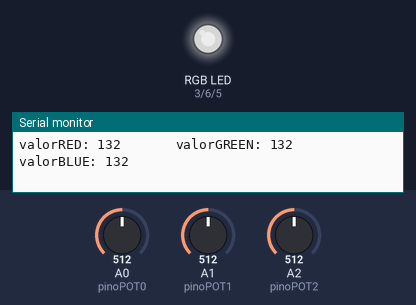
Bench run of a sketch on a simulated Arduino Uno, built with avr-gcc and run on an emulated ATmega328P. On the bench: an RGB LED mixed from three pins (HIGH = lit), the last lines printed to the serial monitor. Inputs (shaded band) come from the test bench; at power-on: A0 (pinoPOT0) = 512, A1 (pinoPOT1) = 512, A2 (pinoPOT2) = 512. Dim RGB values are drawn brighter than linear.

Above: at 1.2 s.
1.3 s: A0 (pinoPOT0) set to 402
At 1.9 s:
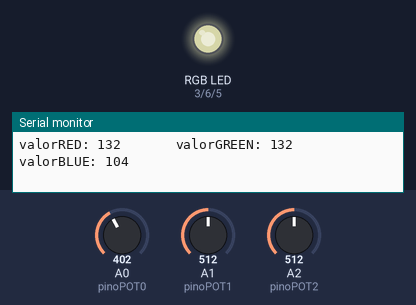
2.8 s: A0 (pinoPOT0) set to 374
At 3.3 s:
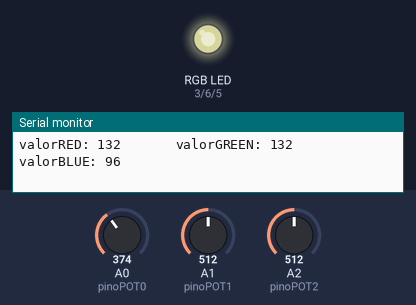
4.3 s: A1 (pinoPOT1) set to 404
At 5.0 s:
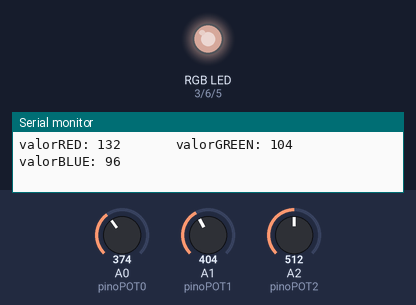
5.8 s: A1 (pinoPOT1) set to 379
At 6.6 s:
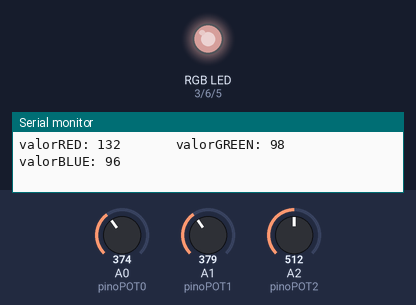
8.8 s: A2 (pinoPOT2) set to 400
At 10.0 s:
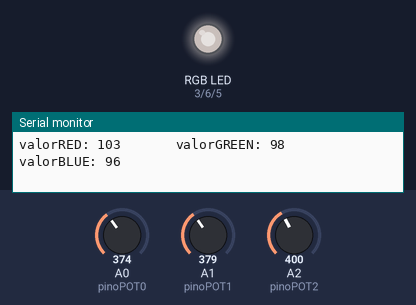
10.3 s: A2 (pinoPOT2) set to 373
At 11.6 s:
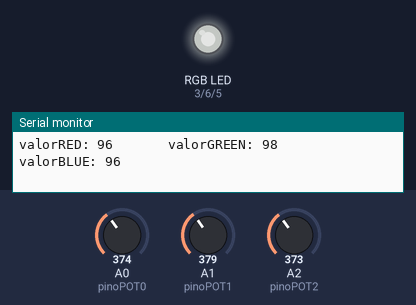
Timing chart, 0 to 13.3 s (numbered marks = the images above; inputs shaded):
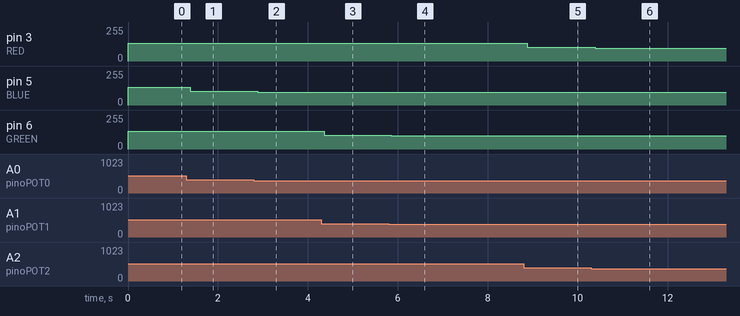

The sketch:

led_rgb_potenciometro.ino
```cpp
/*
 * LED RGB - cores controladas por Potenciômetros
 * Jhonathan. Banczek
 * github.com/jhoonb
 */

#define RED 3
#define BLUE 5
#define GREEN 6

const int pinoPOT0 = A0; // pino de entrada do potenciômetro BLUE
const int pinoPOT1 = A1; // pino de entrada do potenciômetro GREEN
const int pinoPOT2 = A2; // pino de entrada do potenciômetro RED

int valorRED = 0;
int valorGREEN = 0;
int valorBLUE = 0;

void setup() {
  pinMode(pinoPOT2, INPUT);
  pinMode(pinoPOT1, INPUT);
  pinMode(pinoPOT0, INPUT);
  pinMode(RED, OUTPUT);
  pinMode(GREEN, OUTPUT);
  pinMode(BLUE, OUTPUT);
  Serial.begin(9600);

}

/*
 * limite: função que retorna o valor máximo 255
 * se o valor recebido pelo potenciômetro
 * for igual ou maior a 253.
 * [apenas para limite e teste do potenciômetro, depende do resistor]
 */
int limite(int vcor) {
  if(vcor >= 255) {
    return 255;
  }
  return vcor;
}


void loop() {
  // testar antes se o maximo da 255 [+ 10]
  valorRED = map(analogRead(pinoPOT2), 0, 1023, 0, 265);
  valorGREEN = map(analogRead(pinoPOT1), 0, 1023, 0, 265); //
  valorBLUE = map(analogRead(pinoPOT0), 0, 1023, 0, 265); //

  // verifica o limite
  valorRED = limite(valorRED);
  valorGREEN = limite(valorGREEN);
  valorBLUE = limite(valorBLUE);

  // exibir no Monitor Serial
  Serial.print("valorRED: ");
  Serial.print(valorRED);
  Serial.print("       valorGREEN: ");
  Serial.print(valorGREEN);
  Serial.print("       valorBLUE: ");
  Serial.println(valorBLUE);

  // seta os valores no led
  analogWrite(RED, valorRED);
  analogWrite(GREEN, valorGREEN);
  analogWrite(BLUE, valorBLUE);

  // pode ajustar, quanto menor o valor,
  // maior 'precisão' no potenciômetro
  delay(10);
}
```

Measured:
- after the input at 1.3 s, pin 5 (BLUE): 132/255 → 104/255 after 0.08 s
- after the input at 2.8 s, pin 5 (BLUE): 104/255 → 96/255 after 0.09 s
- after the input at 4.3 s, pin 6 (GREEN): 132/255 → 104/255 after 0.07 s
- after the input at 5.8 s, pin 6 (GREEN): 104/255 → 98/255 after 0.05 s
- after the input at 8.8 s, pin 3 (RED): 132/255 → 103/255 after 0.08 s
- after the input at 10.3 s, pin 3 (RED): 103/255 → 96/255 after 0.09 s
